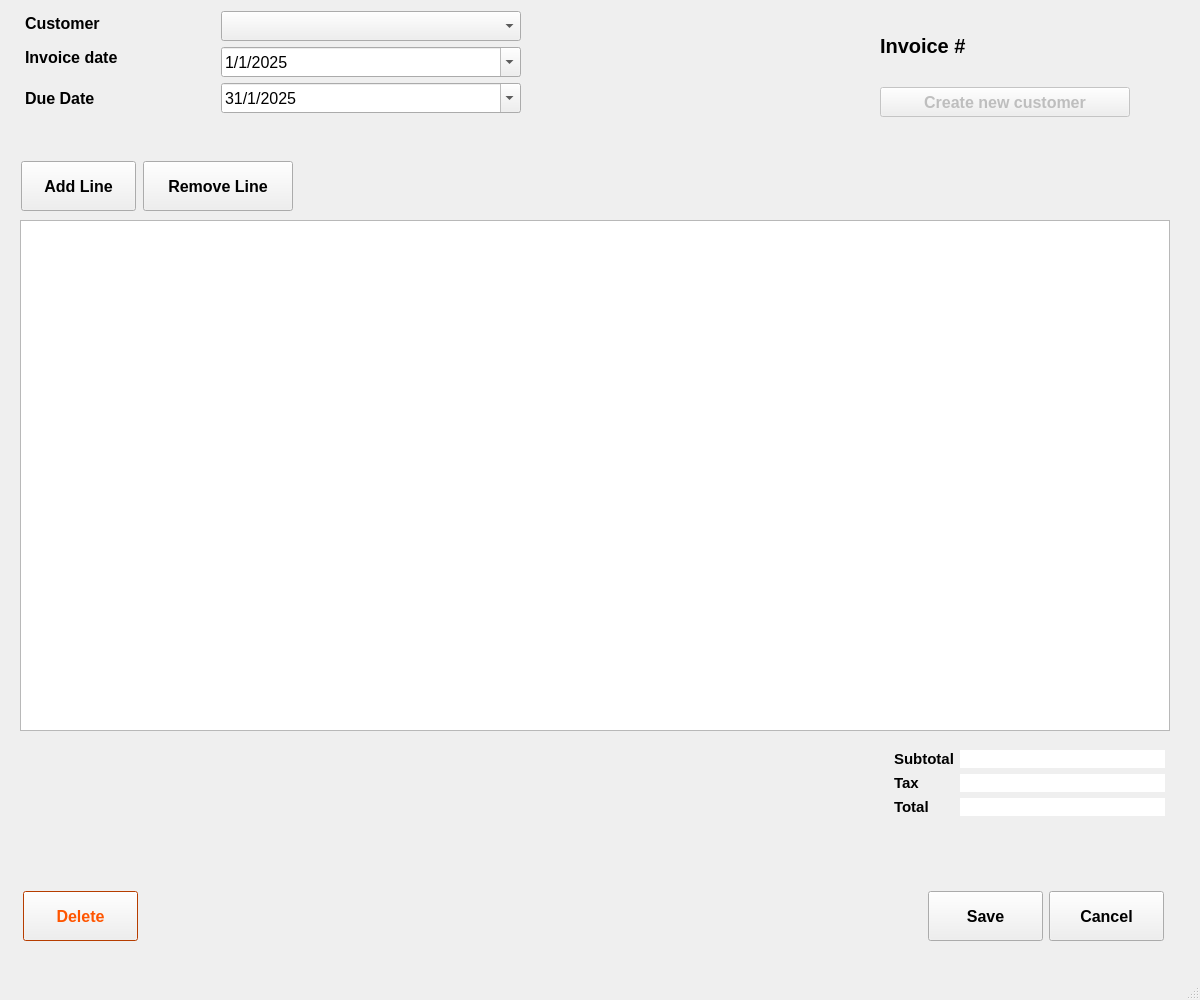
<?xml version="1.0" encoding="UTF-8"?>
<ui version="4.0">
 <class>invoiceView</class>
 <widget class="QMainWindow" name="invoiceView">
  <property name="geometry">
   <rect>
    <x>0</x>
    <y>0</y>
    <width>1200</width>
    <height>1000</height>
   </rect>
  </property>
  <property name="minimumSize">
   <size>
    <width>1200</width>
    <height>1000</height>
   </size>
  </property>
  <property name="maximumSize">
   <size>
    <width>1200</width>
    <height>1000</height>
   </size>
  </property>
  <property name="windowTitle">
   <string>MainWindow</string>
  </property>
  <widget class="QWidget" name="centralwidget">
   <widget class="QTableView" name="invoice_lines_table_view">
    <property name="geometry">
     <rect>
      <x>20</x>
      <y>220</y>
      <width>1150</width>
      <height>511</height>
     </rect>
    </property>
    <property name="sizePolicy">
     <sizepolicy hsizetype="Expanding" vsizetype="Expanding">
      <horstretch>0</horstretch>
      <verstretch>0</verstretch>
     </sizepolicy>
    </property>
    <property name="minimumSize">
     <size>
      <width>0</width>
      <height>0</height>
     </size>
    </property>
    <property name="maximumSize">
     <size>
      <width>16777215</width>
      <height>16777215</height>
     </size>
    </property>
    <property name="editTriggers">
     <set>QAbstractItemView::AnyKeyPressed|QAbstractItemView::DoubleClicked|QAbstractItemView::EditKeyPressed|QAbstractItemView::SelectedClicked</set>
    </property>
    <attribute name="horizontalHeaderCascadingSectionResizes">
     <bool>true</bool>
    </attribute>
    <attribute name="horizontalHeaderStretchLastSection">
     <bool>true</bool>
    </attribute>
   </widget>
   <widget class="QWidget" name="layoutWidget">
    <property name="geometry">
     <rect>
      <x>23</x>
      <y>890</y>
      <width>1141</width>
      <height>52</height>
     </rect>
    </property>
    <layout class="QHBoxLayout" name="btn_hbox">
     <item>
      <widget class="QPushButton" name="delete_btn">
       <property name="minimumSize">
        <size>
         <width>115</width>
         <height>50</height>
        </size>
       </property>
       <property name="maximumSize">
        <size>
         <width>115</width>
         <height>50</height>
        </size>
       </property>
       <property name="palette">
        <palette>
         <active>
          <colorrole role="WindowText">
           <brush brushstyle="SolidPattern">
            <color alpha="255">
             <red>255</red>
             <green>85</green>
             <blue>0</blue>
            </color>
           </brush>
          </colorrole>
          <colorrole role="Text">
           <brush brushstyle="SolidPattern">
            <color alpha="255">
             <red>255</red>
             <green>85</green>
             <blue>0</blue>
            </color>
           </brush>
          </colorrole>
          <colorrole role="ButtonText">
           <brush brushstyle="SolidPattern">
            <color alpha="255">
             <red>255</red>
             <green>85</green>
             <blue>0</blue>
            </color>
           </brush>
          </colorrole>
          <colorrole role="Base">
           <brush brushstyle="SolidPattern">
            <color alpha="255">
             <red>255</red>
             <green>255</green>
             <blue>255</blue>
            </color>
           </brush>
          </colorrole>
          <colorrole role="Window">
           <brush brushstyle="SolidPattern">
            <color alpha="255">
             <red>255</red>
             <green>85</green>
             <blue>0</blue>
            </color>
           </brush>
          </colorrole>
          <colorrole role="PlaceholderText">
           <brush brushstyle="NoBrush">
            <color alpha="128">
             <red>255</red>
             <green>85</green>
             <blue>0</blue>
            </color>
           </brush>
          </colorrole>
         </active>
         <inactive>
          <colorrole role="WindowText">
           <brush brushstyle="SolidPattern">
            <color alpha="255">
             <red>255</red>
             <green>85</green>
             <blue>0</blue>
            </color>
           </brush>
          </colorrole>
          <colorrole role="Text">
           <brush brushstyle="SolidPattern">
            <color alpha="255">
             <red>255</red>
             <green>85</green>
             <blue>0</blue>
            </color>
           </brush>
          </colorrole>
          <colorrole role="ButtonText">
           <brush brushstyle="SolidPattern">
            <color alpha="255">
             <red>255</red>
             <green>85</green>
             <blue>0</blue>
            </color>
           </brush>
          </colorrole>
          <colorrole role="Base">
           <brush brushstyle="SolidPattern">
            <color alpha="255">
             <red>255</red>
             <green>255</green>
             <blue>255</blue>
            </color>
           </brush>
          </colorrole>
          <colorrole role="Window">
           <brush brushstyle="SolidPattern">
            <color alpha="255">
             <red>255</red>
             <green>85</green>
             <blue>0</blue>
            </color>
           </brush>
          </colorrole>
          <colorrole role="PlaceholderText">
           <brush brushstyle="NoBrush">
            <color alpha="128">
             <red>255</red>
             <green>85</green>
             <blue>0</blue>
            </color>
           </brush>
          </colorrole>
         </inactive>
         <disabled>
          <colorrole role="WindowText">
           <brush brushstyle="SolidPattern">
            <color alpha="255">
             <red>255</red>
             <green>85</green>
             <blue>0</blue>
            </color>
           </brush>
          </colorrole>
          <colorrole role="Text">
           <brush brushstyle="SolidPattern">
            <color alpha="255">
             <red>255</red>
             <green>85</green>
             <blue>0</blue>
            </color>
           </brush>
          </colorrole>
          <colorrole role="ButtonText">
           <brush brushstyle="SolidPattern">
            <color alpha="255">
             <red>255</red>
             <green>85</green>
             <blue>0</blue>
            </color>
           </brush>
          </colorrole>
          <colorrole role="Base">
           <brush brushstyle="SolidPattern">
            <color alpha="255">
             <red>255</red>
             <green>85</green>
             <blue>0</blue>
            </color>
           </brush>
          </colorrole>
          <colorrole role="Window">
           <brush brushstyle="SolidPattern">
            <color alpha="255">
             <red>255</red>
             <green>85</green>
             <blue>0</blue>
            </color>
           </brush>
          </colorrole>
          <colorrole role="PlaceholderText">
           <brush brushstyle="NoBrush">
            <color alpha="128">
             <red>255</red>
             <green>85</green>
             <blue>0</blue>
            </color>
           </brush>
          </colorrole>
         </disabled>
        </palette>
       </property>
       <property name="font">
        <font>
         <pointsize>12</pointsize>
         <weight>75</weight>
         <bold>true</bold>
        </font>
       </property>
       <property name="autoFillBackground">
        <bool>false</bool>
       </property>
       <property name="styleSheet">
        <string notr="true">QPushButton { 
	color : rgb(255, 85, 0)
}</string>
       </property>
       <property name="text">
        <string>Delete</string>
       </property>
      </widget>
     </item>
     <item>
      <spacer name="btn_spacer">
       <property name="orientation">
        <enum>Qt::Horizontal</enum>
       </property>
       <property name="sizeHint" stdset="0">
        <size>
         <width>1100</width>
         <height>20</height>
        </size>
       </property>
      </spacer>
     </item>
     <item>
      <widget class="QPushButton" name="save_btn">
       <property name="minimumSize">
        <size>
         <width>115</width>
         <height>50</height>
        </size>
       </property>
       <property name="maximumSize">
        <size>
         <width>115</width>
         <height>50</height>
        </size>
       </property>
       <property name="font">
        <font>
         <pointsize>12</pointsize>
         <weight>75</weight>
         <bold>true</bold>
        </font>
       </property>
       <property name="autoFillBackground">
        <bool>true</bool>
       </property>
       <property name="text">
        <string>Save</string>
       </property>
      </widget>
     </item>
     <item>
      <widget class="QPushButton" name="cancel_btn">
       <property name="minimumSize">
        <size>
         <width>115</width>
         <height>50</height>
        </size>
       </property>
       <property name="maximumSize">
        <size>
         <width>115</width>
         <height>50</height>
        </size>
       </property>
       <property name="font">
        <font>
         <pointsize>12</pointsize>
         <weight>75</weight>
         <bold>true</bold>
        </font>
       </property>
       <property name="text">
        <string>Cancel</string>
       </property>
      </widget>
     </item>
    </layout>
   </widget>
   <widget class="QWidget" name="layoutWidget">
    <property name="geometry">
     <rect>
      <x>25</x>
      <y>11</y>
      <width>611</width>
      <height>131</height>
     </rect>
    </property>
    <layout class="QFormLayout" name="header_form">
     <property name="fieldGrowthPolicy">
      <enum>QFormLayout::FieldsStayAtSizeHint</enum>
     </property>
     <item row="1" column="1">
      <widget class="QComboBox" name="customer_cb">
       <property name="sizePolicy">
        <sizepolicy hsizetype="Preferred" vsizetype="Preferred">
         <horstretch>0</horstretch>
         <verstretch>0</verstretch>
        </sizepolicy>
       </property>
       <property name="minimumSize">
        <size>
         <width>300</width>
         <height>30</height>
        </size>
       </property>
       <property name="maximumSize">
        <size>
         <width>300</width>
         <height>30</height>
        </size>
       </property>
       <property name="font">
        <font>
         <pointsize>12</pointsize>
         <weight>50</weight>
         <bold>false</bold>
        </font>
       </property>
      </widget>
     </item>
     <item row="1" column="0">
      <widget class="QLabel" name="customer_label">
       <property name="minimumSize">
        <size>
         <width>120</width>
         <height>25</height>
        </size>
       </property>
       <property name="maximumSize">
        <size>
         <width>120</width>
         <height>20</height>
        </size>
       </property>
       <property name="font">
        <font>
         <pointsize>12</pointsize>
         <weight>75</weight>
         <bold>true</bold>
        </font>
       </property>
       <property name="text">
        <string>Customer</string>
       </property>
      </widget>
     </item>
     <item row="3" column="0">
      <widget class="QLabel" name="invoice_date_label">
       <property name="minimumSize">
        <size>
         <width>190</width>
         <height>20</height>
        </size>
       </property>
       <property name="maximumSize">
        <size>
         <width>190</width>
         <height>20</height>
        </size>
       </property>
       <property name="font">
        <font>
         <pointsize>12</pointsize>
         <weight>75</weight>
         <bold>true</bold>
        </font>
       </property>
       <property name="text">
        <string>Invoice date</string>
       </property>
      </widget>
     </item>
     <item row="3" column="1">
      <widget class="QDateEdit" name="invoice_date_edit">
       <property name="minimumSize">
        <size>
         <width>300</width>
         <height>30</height>
        </size>
       </property>
       <property name="maximumSize">
        <size>
         <width>300</width>
         <height>30</height>
        </size>
       </property>
       <property name="font">
        <font>
         <pointsize>12</pointsize>
        </font>
       </property>
       <property name="displayFormat">
        <string>d/M/yyyy</string>
       </property>
       <property name="calendarPopup">
        <bool>true</bool>
       </property>
       <property name="date">
        <date>
         <year>2025</year>
         <month>1</month>
         <day>1</day>
        </date>
       </property>
      </widget>
     </item>
     <item row="4" column="0">
      <widget class="QLabel" name="due_date_label">
       <property name="font">
        <font>
         <pointsize>12</pointsize>
         <weight>75</weight>
         <bold>true</bold>
        </font>
       </property>
       <property name="text">
        <string>Due Date</string>
       </property>
      </widget>
     </item>
     <item row="4" column="1">
      <widget class="QDateEdit" name="due_date_edit">
       <property name="minimumSize">
        <size>
         <width>300</width>
         <height>30</height>
        </size>
       </property>
       <property name="maximumSize">
        <size>
         <width>300</width>
         <height>30</height>
        </size>
       </property>
       <property name="font">
        <font>
         <pointsize>12</pointsize>
        </font>
       </property>
       <property name="displayFormat">
        <string>d/M/yyyy</string>
       </property>
       <property name="calendarPopup">
        <bool>true</bool>
       </property>
       <property name="date">
        <date>
         <year>2025</year>
         <month>1</month>
         <day>31</day>
        </date>
       </property>
      </widget>
     </item>
    </layout>
   </widget>
   <widget class="QWidget" name="layoutWidget">
    <property name="geometry">
     <rect>
      <x>880</x>
      <y>10</y>
      <width>291</width>
      <height>131</height>
     </rect>
    </property>
    <layout class="QVBoxLayout" name="header_vbox">
     <item>
      <widget class="QLabel" name="invoice_number_label">
       <property name="minimumSize">
        <size>
         <width>250</width>
         <height>25</height>
        </size>
       </property>
       <property name="maximumSize">
        <size>
         <width>250</width>
         <height>25</height>
        </size>
       </property>
       <property name="font">
        <font>
         <pointsize>15</pointsize>
         <weight>75</weight>
         <bold>true</bold>
        </font>
       </property>
       <property name="text">
        <string>Invoice #</string>
       </property>
      </widget>
     </item>
     <item>
      <widget class="QPushButton" name="add_client_btn">
       <property name="enabled">
        <bool>false</bool>
       </property>
       <property name="sizePolicy">
        <sizepolicy hsizetype="MinimumExpanding" vsizetype="Preferred">
         <horstretch>0</horstretch>
         <verstretch>0</verstretch>
        </sizepolicy>
       </property>
       <property name="minimumSize">
        <size>
         <width>200</width>
         <height>30</height>
        </size>
       </property>
       <property name="maximumSize">
        <size>
         <width>250</width>
         <height>30</height>
        </size>
       </property>
       <property name="font">
        <font>
         <pointsize>12</pointsize>
         <weight>75</weight>
         <bold>true</bold>
        </font>
       </property>
       <property name="text">
        <string>Create new customer</string>
       </property>
      </widget>
     </item>
    </layout>
   </widget>
   <widget class="QWidget" name="">
    <property name="geometry">
     <rect>
      <x>20</x>
      <y>160</y>
      <width>274</width>
      <height>52</height>
     </rect>
    </property>
    <layout class="QHBoxLayout" name="horizontalLayout">
     <item>
      <widget class="QPushButton" name="add_line_btn">
       <property name="minimumSize">
        <size>
         <width>115</width>
         <height>50</height>
        </size>
       </property>
       <property name="maximumSize">
        <size>
         <width>115</width>
         <height>50</height>
        </size>
       </property>
       <property name="font">
        <font>
         <pointsize>12</pointsize>
         <weight>75</weight>
         <bold>true</bold>
        </font>
       </property>
       <property name="text">
        <string>Add Line</string>
       </property>
      </widget>
     </item>
     <item>
      <widget class="QPushButton" name="remove_line_btn">
       <property name="minimumSize">
        <size>
         <width>150</width>
         <height>50</height>
        </size>
       </property>
       <property name="maximumSize">
        <size>
         <width>150</width>
         <height>50</height>
        </size>
       </property>
       <property name="font">
        <font>
         <pointsize>12</pointsize>
         <weight>75</weight>
         <bold>true</bold>
        </font>
       </property>
       <property name="text">
        <string>Remove Line</string>
       </property>
      </widget>
     </item>
    </layout>
   </widget>
   <widget class="QWidget" name="">
    <property name="geometry">
     <rect>
      <x>894</x>
      <y>750</y>
      <width>271</width>
      <height>121</height>
     </rect>
    </property>
    <layout class="QFormLayout" name="formLayout">
     <item row="0" column="0">
      <widget class="QLabel" name="label">
       <property name="font">
        <font>
         <pointsize>11</pointsize>
         <weight>75</weight>
         <bold>true</bold>
        </font>
       </property>
       <property name="text">
        <string>Subtotal</string>
       </property>
      </widget>
     </item>
     <item row="0" column="1">
      <widget class="QLabel" name="label_2">
       <property name="palette">
        <palette>
         <active>
          <colorrole role="Base">
           <brush brushstyle="SolidPattern">
            <color alpha="255">
             <red>255</red>
             <green>255</green>
             <blue>255</blue>
            </color>
           </brush>
          </colorrole>
          <colorrole role="Window">
           <brush brushstyle="SolidPattern">
            <color alpha="255">
             <red>255</red>
             <green>255</green>
             <blue>255</blue>
            </color>
           </brush>
          </colorrole>
         </active>
         <inactive>
          <colorrole role="Base">
           <brush brushstyle="SolidPattern">
            <color alpha="255">
             <red>255</red>
             <green>255</green>
             <blue>255</blue>
            </color>
           </brush>
          </colorrole>
          <colorrole role="Window">
           <brush brushstyle="SolidPattern">
            <color alpha="255">
             <red>255</red>
             <green>255</green>
             <blue>255</blue>
            </color>
           </brush>
          </colorrole>
         </inactive>
         <disabled>
          <colorrole role="Base">
           <brush brushstyle="SolidPattern">
            <color alpha="255">
             <red>255</red>
             <green>255</green>
             <blue>255</blue>
            </color>
           </brush>
          </colorrole>
          <colorrole role="Window">
           <brush brushstyle="SolidPattern">
            <color alpha="255">
             <red>255</red>
             <green>255</green>
             <blue>255</blue>
            </color>
           </brush>
          </colorrole>
         </disabled>
        </palette>
       </property>
       <property name="font">
        <font>
         <pointsize>11</pointsize>
         <weight>75</weight>
         <bold>true</bold>
        </font>
       </property>
       <property name="autoFillBackground">
        <bool>true</bool>
       </property>
       <property name="text">
        <string/>
       </property>
       <property name="alignment">
        <set>Qt::AlignRight|Qt::AlignTrailing|Qt::AlignVCenter</set>
       </property>
      </widget>
     </item>
     <item row="1" column="0">
      <widget class="QLabel" name="label_4">
       <property name="font">
        <font>
         <pointsize>11</pointsize>
         <weight>75</weight>
         <bold>true</bold>
        </font>
       </property>
       <property name="text">
        <string>Tax</string>
       </property>
      </widget>
     </item>
     <item row="1" column="1">
      <widget class="QLabel" name="label_3">
       <property name="palette">
        <palette>
         <active>
          <colorrole role="Base">
           <brush brushstyle="SolidPattern">
            <color alpha="255">
             <red>255</red>
             <green>255</green>
             <blue>255</blue>
            </color>
           </brush>
          </colorrole>
          <colorrole role="Window">
           <brush brushstyle="SolidPattern">
            <color alpha="255">
             <red>255</red>
             <green>255</green>
             <blue>255</blue>
            </color>
           </brush>
          </colorrole>
         </active>
         <inactive>
          <colorrole role="Base">
           <brush brushstyle="SolidPattern">
            <color alpha="255">
             <red>255</red>
             <green>255</green>
             <blue>255</blue>
            </color>
           </brush>
          </colorrole>
          <colorrole role="Window">
           <brush brushstyle="SolidPattern">
            <color alpha="255">
             <red>255</red>
             <green>255</green>
             <blue>255</blue>
            </color>
           </brush>
          </colorrole>
         </inactive>
         <disabled>
          <colorrole role="Base">
           <brush brushstyle="SolidPattern">
            <color alpha="255">
             <red>255</red>
             <green>255</green>
             <blue>255</blue>
            </color>
           </brush>
          </colorrole>
          <colorrole role="Window">
           <brush brushstyle="SolidPattern">
            <color alpha="255">
             <red>255</red>
             <green>255</green>
             <blue>255</blue>
            </color>
           </brush>
          </colorrole>
         </disabled>
        </palette>
       </property>
       <property name="font">
        <font>
         <pointsize>11</pointsize>
         <weight>75</weight>
         <bold>true</bold>
        </font>
       </property>
       <property name="autoFillBackground">
        <bool>true</bool>
       </property>
       <property name="text">
        <string/>
       </property>
       <property name="alignment">
        <set>Qt::AlignRight|Qt::AlignTrailing|Qt::AlignVCenter</set>
       </property>
      </widget>
     </item>
     <item row="2" column="0">
      <widget class="QLabel" name="label_6">
       <property name="font">
        <font>
         <pointsize>11</pointsize>
         <weight>75</weight>
         <bold>true</bold>
        </font>
       </property>
       <property name="text">
        <string>Total</string>
       </property>
      </widget>
     </item>
     <item row="2" column="1">
      <widget class="QLabel" name="label_5">
       <property name="palette">
        <palette>
         <active>
          <colorrole role="Base">
           <brush brushstyle="SolidPattern">
            <color alpha="255">
             <red>255</red>
             <green>255</green>
             <blue>255</blue>
            </color>
           </brush>
          </colorrole>
          <colorrole role="Window">
           <brush brushstyle="SolidPattern">
            <color alpha="255">
             <red>255</red>
             <green>255</green>
             <blue>255</blue>
            </color>
           </brush>
          </colorrole>
         </active>
         <inactive>
          <colorrole role="Base">
           <brush brushstyle="SolidPattern">
            <color alpha="255">
             <red>255</red>
             <green>255</green>
             <blue>255</blue>
            </color>
           </brush>
          </colorrole>
          <colorrole role="Window">
           <brush brushstyle="SolidPattern">
            <color alpha="255">
             <red>255</red>
             <green>255</green>
             <blue>255</blue>
            </color>
           </brush>
          </colorrole>
         </inactive>
         <disabled>
          <colorrole role="Base">
           <brush brushstyle="SolidPattern">
            <color alpha="255">
             <red>255</red>
             <green>255</green>
             <blue>255</blue>
            </color>
           </brush>
          </colorrole>
          <colorrole role="Window">
           <brush brushstyle="SolidPattern">
            <color alpha="255">
             <red>255</red>
             <green>255</green>
             <blue>255</blue>
            </color>
           </brush>
          </colorrole>
         </disabled>
        </palette>
       </property>
       <property name="font">
        <font>
         <pointsize>11</pointsize>
         <weight>75</weight>
         <bold>true</bold>
        </font>
       </property>
       <property name="autoFillBackground">
        <bool>true</bool>
       </property>
       <property name="text">
        <string/>
       </property>
       <property name="alignment">
        <set>Qt::AlignRight|Qt::AlignTrailing|Qt::AlignVCenter</set>
       </property>
      </widget>
     </item>
    </layout>
   </widget>
  </widget>
  <widget class="QMenuBar" name="menubar">
   <property name="geometry">
    <rect>
     <x>0</x>
     <y>0</y>
     <width>1200</width>
     <height>26</height>
    </rect>
   </property>
  </widget>
  <widget class="QStatusBar" name="statusbar"/>
 </widget>
 <resources/>
 <connections>
  <connection>
   <sender>cancel_btn</sender>
   <signal>clicked()</signal>
   <receiver>invoiceView</receiver>
   <slot>close()</slot>
   <hints>
    <hint type="sourcelabel">
     <x>188</x>
     <y>871</y>
    </hint>
    <hint type="destinationlabel">
     <x>586</x>
     <y>464</y>
    </hint>
   </hints>
  </connection>
 </connections>
</ui>
